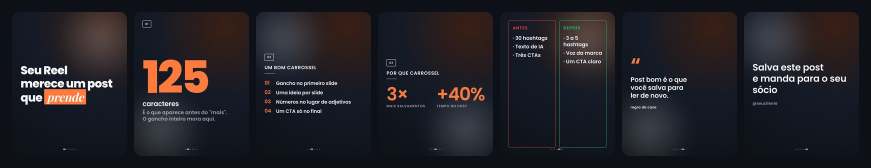
#> input picture .github/carrossel.jpg, 1742 x 336 px (shown at 1/2 size)
$ python -i marca.py   (imports and definitions only)
#> lines starting #> are read from the running program, lines starting #| are printed output that depends on the picture
"""Identidade visual da empresa direto do site oficial: logos, cores, fontes, favicon e imagem de compartilhamento.

  python3 marca.py https://site-da-empresa.com ~/Desktop/<Empresa>/marca
  python3 marca.py inverter logo.png [saida.png]   -> versão oposta da logo (branca <-> preta), mantendo a transparência
  python3 marca.py paleta logo.png [print.png ...] [--salvar identidade.json]   -> cores MEDIDAS nos pixels
  python3 marca.py conferir quadro.png identidade.json [--limite 12]          -> o quadro saiu nas cores da marca?

paleta: agrupa os pixels (ignora transparência e as cores da interface do Instagram), junta tons quase iguais (ΔE) e
devolve hex + fatia da imagem + papel (fundo, principal, destaque). Olhar no olho puxa a cor para um tom "conhecido";
medir não. conferir: cada cor que ocupa 3% ou mais do quadro tem que estar perto (ΔE) de uma cor da marca ou de um
neutro; as que não estão saem como aviso. Ideia do design-dna (zanwei, MIT), refeita em Pillow.

Salva em <destino>/:
  logos/          todos os candidatos a logo (img/svg com "logo" no nome/classe/alt, favicons, apple-touch-icon, og:image)
  identidade.json cores (hex mais usados no HTML/CSS, theme-color), fontes (font-family, Google Fonts), arquivos baixados
  identidade.md   resumo legível para o perfil do cliente
Depois a skill confere as logos (olhar as imagens) e marca no identidade.md qual é a principal, a clara e a escura.
Só lê páginas públicas do site; não faz login. Fontes: só registra o nome e o link (licença de quem usa).
"""
import json, os, re, sys, urllib.parse, urllib.request
from collections import Counter

UA = {"User-Agent": "Mozilla/5.0 (Macintosh; Intel Mac OS X 14_0) AppleWebKit/537.36 (KHTML, like Gecko) Chrome/126 Safari/537.36"}
NEUTRAS = {"#ffffff", "#000000", "#fff", "#000", "#fefefe", "#f5f5f5", "#eeeeee", "#e5e5e5", "#333333", "#222222", "#111111",
           "#666666", "#999999", "#cccccc", "#dddddd", "#f9f9f9", "#fafafa", "#f0f0f0", "#e0e0e0", "#1a1a1a"}


# [4 lines left out: function baixar, not called in this run]


def texto(url):
    b, _ = baixar(url); return b.decode("utf-8", "ignore")


def hex6(h):
    h = h.lower()
    return "#" + "".join(c * 2 for c in h[1:]) if len(h) == 4 else h


# [72 lines left out: functions cores, main, not called in this run]


INTERFACE_IG = ["#ff3040", "#f83040", "#0095f6", "#efefef", "#dbdbdb", "#8e8e8e", "#262626", "#363636", "#737373"]


# [7 lines left out: function _lab, not called in this run]


def delta_e(h1, h2):
    a, b = _lab(h1), _lab(h2)
    return sum((p - q) ** 2 for p, q in zip(a, b)) ** .5


def _sat(h):
    r, g, b = (int(h[i:i + 2], 16) for i in (1, 3, 5))
    return (max(r, g, b) - min(r, g, b)) / 255


# [68 lines left out: functions medir, paleta, conferir, not called in this run]


def inverter(ent, sai=None):
    """Branco vira preto e preto vira branco (inverte só o RGB; o canal alfa fica igual, então o fundo transparente
    continua transparente). Para logo monocromática: gera a versão para fundo claro a partir da branca e vice-versa.
    Logo colorida: inverter troca as cores da marca; nesse caso pedir a versão oficial ao cliente."""
#> called with ent = '../.github/carrossel.jpg'
    from PIL import Image, ImageOps
    im = Image.open(ent).convert("RGBA"); r, g, b, a = im.split()
#> after `r, g, b, a = im.split()`:
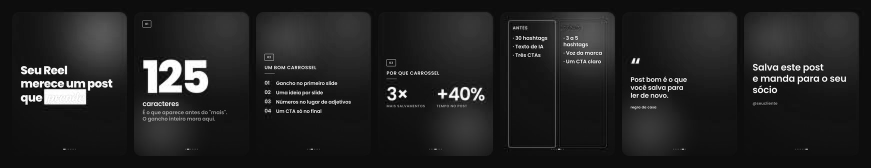
#> r: PIL image 1742x336 L (shown at 1/2 size); min 0, max 255, mean 34.5
#> after `r, g, b, a = im.split()`:
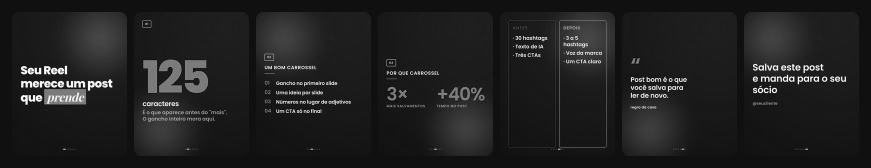
#> g: PIL image 1742x336 L (shown at 1/2 size); min 0, max 255, mean 32.8
#> after `r, g, b, a = im.split()`: a: PIL image 1742x336 L; every value is 255
    rgb = ImageOps.invert(Image.merge("RGB", (r, g, b)))
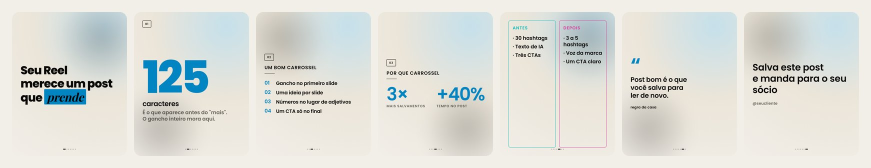
#> rgb: PIL image 1742x336 RGB (shown at 1/2 size); mean R, G, B 220.5, 222.2, 216.7
    out = Image.merge("RGBA", (*rgb.split(), a))
    if not sai:
        base, ext = os.path.splitext(ent)
        sai = base.replace("branca", "preta") if "branca" in base else base.replace("preta", "branca") if "preta" in base else base + "_invertida"
        sai += ".png"
    out.save(sai); print(sai); return sai
#| ../.github/carrossel_invertida.png


# [8 lines not run here, left out]

>>> result = inverter('../.github/carrossel.jpg')

$ run again, on .github/menu.jpg
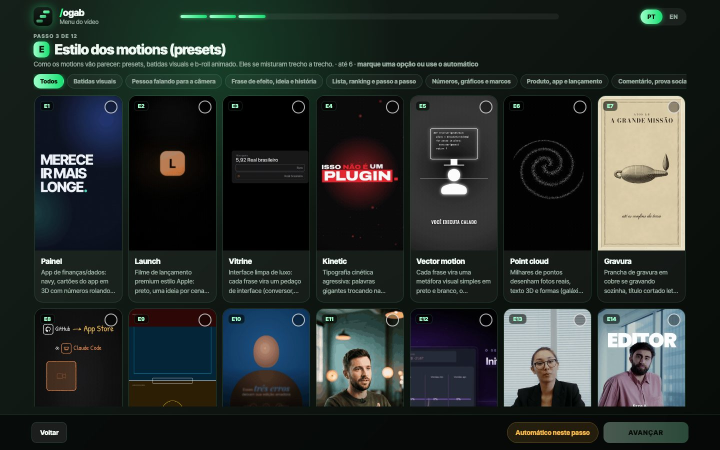
#> input picture .github/menu.jpg, 1440 x 900 px (shown at 1/2 size)
#> in inverter, `r, g, b, a = im.split()`:
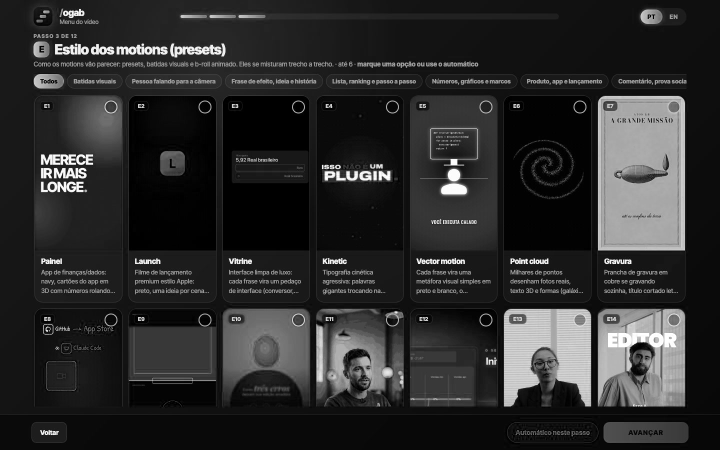
#> b: PIL image 1440x900 L (shown at 1/2 size); min 0, max 255, mean 44
#> a: PIL image 1440x900 L; every value is 255
#> in inverter, `rgb = ImageOps.invert(Image.merge("RGB", (r, g, b)))`:
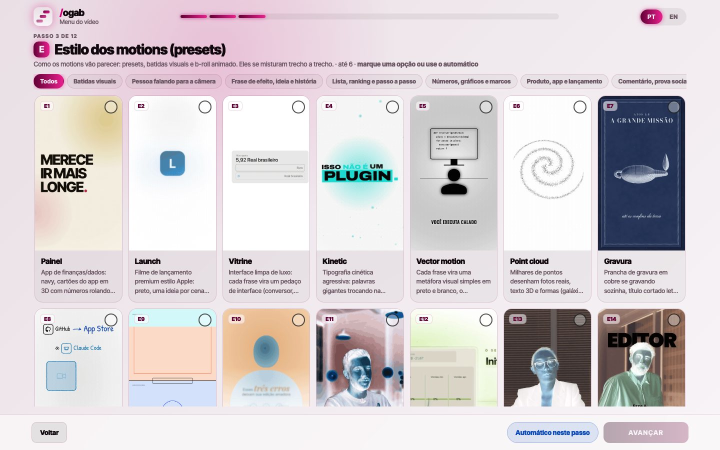
#> rgb: PIL image 1440x900 RGB (shown at 1/2 size); mean R, G, B 214.1, 207.7, 211
#| ../.github/menu_invertida.png
